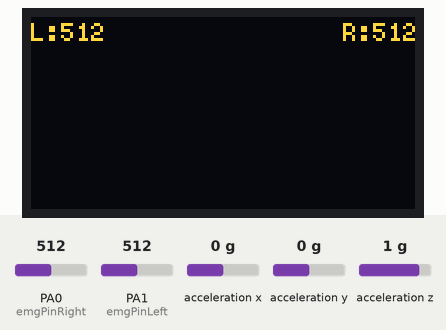
Bench run of a sketch on a simulated STM32 Blue Pill. Shown: 128×64 one-colour display. Wiring (inferred from the names in the program): MPU-6050 motion sensor at I2C address 0x68; MPU-6050 motion sensor at I2C address 0x69. The test bench sets the inputs (shaded band); at power-on: acceleration x 0 g, PA1 (emgPinLeft) = 512, PA0 (emgPinRight) = 512, acceleration y 0 g, acceleration z 1 g. The OLED is the two-colour kind (top 16 rows yellow); what the sketch prints to the serial monitor is not drawn.

Above: at 2.2 s.
2.3 s: acceleration x set to -1.4 g
At 2.9 s:
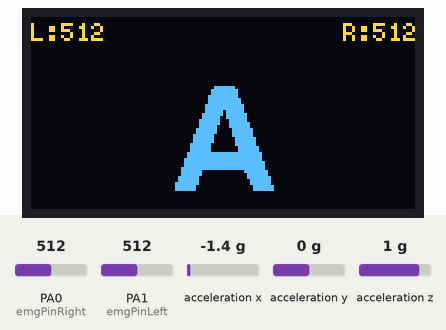
4.0 s: PA1 (emgPinLeft) set to 586
At 5.0 s:
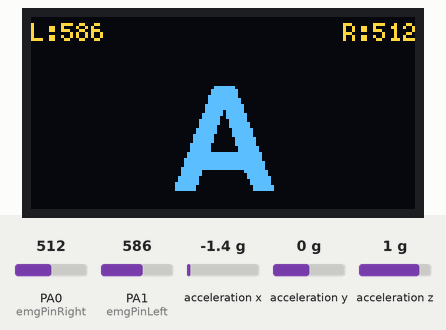
5.8 s: PA1 (emgPinLeft) set to 618
At 7.1 s:
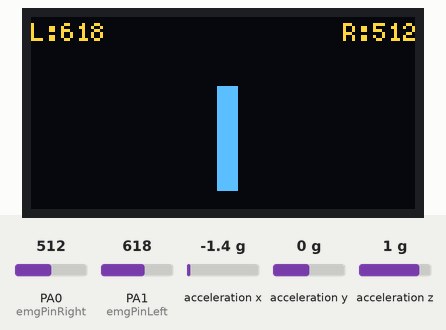
7.4 s: PA0 (emgPinRight) set to 107
At 8.2 s:
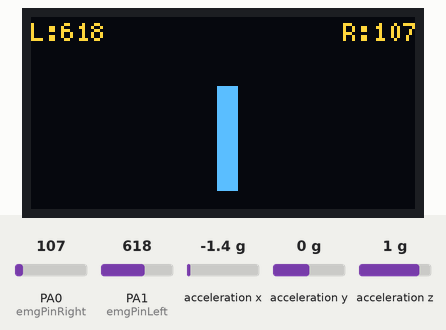
9.0 s: PA0 (emgPinRight) set to 95
At 10.3 s:
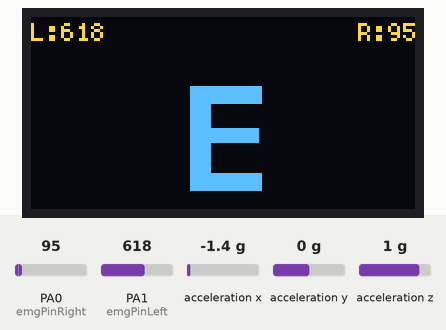
10.8 s: acceleration x set to 0.8 g
At 11.3 s:
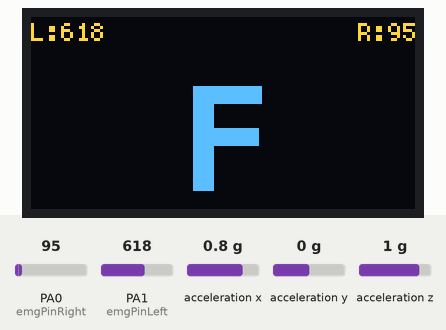
Timing chart, 0 to 13.4 s (numbered marks = the images above; inputs shaded):
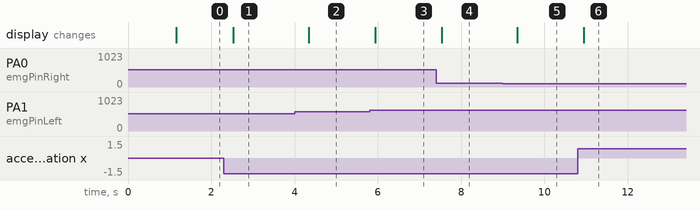

The sketch:

Final_Test_code_.ino
```cpp
#include <Wire.h>
#include <U8g2lib.h>

#define SCREEN_WIDTH 128
#define SCREEN_HEIGHT 64

// SH1106 128x64, hardware I2C, no reset pin
U8G2_SH1106_128X64_NONAME_F_HW_I2C u8g2(U8G2_R0, U8X8_PIN_NONE);

const int MPU_ADDR_RIGHT = 0x68;
const int MPU_ADDR_LEFT = 0x69;

int16_t axRight, ayRight, azRight;
int16_t axLeft, ayLeft, azLeft;

const int emgPinRight = PA0;  // Right EMG sensor pin
const int emgPinLeft = PA1;   // Left EMG sensor pin

void setup() {
  Wire.begin();
  Serial.begin(115200);

  u8g2.begin();

  // Wake up MPU6050 Right
  Wire.beginTransmission(MPU_ADDR_RIGHT);
  Wire.write(0x6B);
  Wire.write(0);
  Wire.endTransmission(true);

  // Wake up MPU6050 Left
  Wire.beginTransmission(MPU_ADDR_LEFT);
  Wire.write(0x6B);
  Wire.write(0);
  Wire.endTransmission(true);

  Serial.println("System ready");
  delay(1000);
}

void loop() {
  // Read EMG sensors
  int emgValueRight = analogRead(emgPinRight);
  int emgValueLeft = analogRead(emgPinLeft);

  // Read MPU6050 data
  readMPU6050(MPU_ADDR_RIGHT, &axRight, &ayRight, &azRight);
  readMPU6050(MPU_ADDR_LEFT, &axLeft, &ayLeft, &azLeft);

  // Determine individual gestures
  char gestureRight = ' ';
  if (axRight > 10000) gestureRight = 'B';  // Back
  else if (axRight < -10000) gestureRight = 'A';  // Front
  else if (ayRight > 10000) gestureRight = 'C';  // Right
  else if (ayRight < -10000) gestureRight = 'D';  // Left

  char gestureLeft = ' ';
  if (axLeft > 10000) gestureLeft = 'F';  // Back
  else if (axLeft < -10000) gestureLeft = 'E';  // Front
  else if (ayLeft > 10000) gestureLeft = 'G';  // Right
  else if (ayLeft < -10000) gestureLeft = 'H';  // Left

  // EMG thresholds
  int emgThresholdRight = 100;
  int emgThresholdLeft = 600;

  // Determine combined gesture
  char combinedGesture = ' ';

  if (emgValueRight > emgThresholdRight && emgValueLeft > emgThresholdLeft) {
    // Both same directions
    if (axRight < -10000 && axLeft < -10000) combinedGesture = 'I';  // Both Front

    else if (axRight > 10000 && axLeft > 10000) combinedGesture = 'J';  // Both Back
    else if (ayRight > 10000 && ayLeft > 10000) combinedGesture = 'K';  // Both Right
    else if (ayRight < -10000 && ayLeft < -10000) combinedGesture = 'M';  // Both Left

    // Opposite & new patterns
    else if (axLeft < -10000 && axRight > 10000) combinedGesture = 'N';  // Left Front, Right Back
    else if (axLeft > 10000 && axRight < -10000) combinedGesture = 'O';  // Left Back, Right Front
    else if (ayLeft < -10000 && ayRight > 10000) combinedGesture = 'P';  // Left Left, Right Right
    else if (ayLeft > 10000 && ayRight < -10000) combinedGesture = 'Q';  // Left Right, Right Left

    // Cross combinations
    else if (axLeft < -10000 && ayRight < -10000) combinedGesture = 'R';  // Left Front, Right Left
    else if (axLeft < -10000 && ayRight > 10000) combinedGesture = 'S';  // Left Front, Right Right
    else if (axLeft > 10000 && ayRight < -10000) combinedGesture = 'T';  // Left Back, Right Left
    else if (axLeft > 10000 && ayRight > 10000) combinedGesture = 'U';  // Left Back, Right Right
    else if (ayLeft < -10000 && axRight < -10000) combinedGesture = 'V';  // Left Left, Right Front
    else if (ayLeft > 10000 && axRight < -10000) combinedGesture = 'W';  // Left Right, Right Front
    else if (ayLeft < -10000 && axRight > 10000) combinedGesture = 'X';  // Left Left, Right Back
    else if (ayLeft > 10000 && axRight > 10000) combinedGesture = 'Y';  // Left Right, Right Back
  }

  // Clear display
  u8g2.clearBuffer();
  delay(100);  // Small delay to avoid flicker

  // Top-left corner: left EMG value
  u8g2.setFont(u8g2_font_5x8_tr);
  u8g2.setCursor(0, 8);  // Top-left
  u8g2.print("L:");
  u8g2.print(emgValueLeft);

  // Top-right corner: right EMG value
  String emgRightStr = "R:" + String(emgValueRight);
  uint16_t wRightStr = u8g2.getStrWidth(emgRightStr.c_str());
  u8g2.setCursor(SCREEN_WIDTH - wRightStr, 8);  // Top-right
  u8g2.print(emgRightStr);

  // Determine which gesture letter to show in center
  char letterToDisplay = ' ';
  if (combinedGesture != ' ') {
    letterToDisplay = combinedGesture;
    Serial.print("Combined Gesture: ");
    Serial.println(letterToDisplay);
  } else if (emgValueRight > emgThresholdRight && gestureRight != ' ') {
    letterToDisplay = gestureRight;
    Serial.print("Right Gesture: ");
    Serial.println(letterToDisplay);
  } else if (emgValueLeft > emgThresholdLeft && gestureLeft != ' ') {
    letterToDisplay = gestureLeft;
    Serial.print("Left Gesture: ");
    Serial.println(letterToDisplay);
  }

  // Centered gesture letter
  if (letterToDisplay != ' ') {
    u8g2.setFont(u8g2_font_fub35_tr);
    char buf[2] = {letterToDisplay, '\0'};
    uint16_t w = u8g2.getStrWidth(buf);
    uint16_t h = u8g2.getMaxCharHeight();
    int16_t x = (SCREEN_WIDTH - w) / 2;
    int16_t y = (SCREEN_HEIGHT + h) / 2;
    u8g2.drawStr(x, y, buf);
  }

  u8g2.sendBuffer();
  delay(100);
}

void readMPU6050(int addr, int16_t* ax, int16_t* ay, int16_t* az) {
  Wire.beginTransmission(addr);
  Wire.write(0x3B);
  Wire.endTransmission(false);
  Wire.requestFrom(addr, 6, true);

  *ax = Wire.read() << 8 | Wire.read();
  *ay = Wire.read() << 8 | Wire.read();
  *az = Wire.read() << 8 | Wire.read();
}
```

Measured:
- the behaviour switches between 600 and 601 on PA1 (emgPinLeft) (found by bisection; images 2 and 3)
- the behaviour switches between 101 and 100 on PA0 (emgPinRight) (found by bisection; images 4 and 5)
- after the input at 2.3 s, the display: changes after 0.22 s (image 1)
- after the input at 4.0 s, the display: changes after 0.34 s (image 2)
- after the input at 5.8 s, the display: changes after 0.14 s (image 3)
- after the input at 7.4 s, the display: changes after 0.13 s (image 4)
- after the input at 9.0 s, the display: changes after 0.35 s (image 5)
- after the input at 10.8 s, the display: changes after 0.15 s (image 6)
